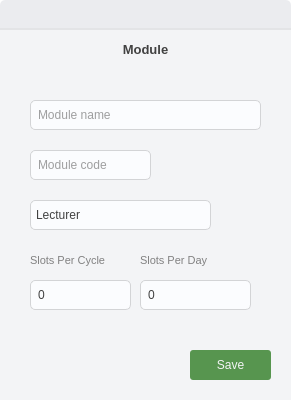
<?xml version="1.0" encoding="UTF-8"?>
<ui version="4.0">
 <class>AddModule</class>
 <widget class="QDialog" name="AddModule">
  <property name="geometry">
   <rect>
    <x>0</x>
    <y>0</y>
    <width>291</width>
    <height>400</height>
   </rect>
  </property>
  <property name="windowTitle">
   <string>Dialog</string>
  </property>
  <property name="styleSheet">
   <string notr="true">* {
	background: transparent;
	border: none;
	color: #414141;
}

QComboBox{
	border: 1px solid #D3D4D6;
	border-radius: 5px;
	padding-left: 5px;
	outline: none;
	background: #FBFCFE;
}

QComboBox::drop-down{
	background: transparent;
}

QComboBox::down-arrow{
	image: url(':/icons/icons/drop_down.svg');
	height: 24px;
	width: 24px;
}

QSpinBox{
	border: 1px solid #D3D4D6;
	border-radius: 5px;
	padding-left: 5px;
	background: #FBFCFE;
}

QSpinBox:down-button{
	background: transparent;
}

QSpinBox:up-button{
	background: transparent;
}

QSpinBox:down-arrow{
	image: url(':/icons/icons/drop_down.svg');
	height: 24px;
	width: 24px;
}

QSpinBox:up-arrow{
	image: url(':/icons/icons/drop_up.svg');
	height: 24px;
	width: 24px;
}

QLineEdit{
	border: 1px solid #D3D4D6;
	border-radius: 5px;
	padding-left: 5px;
	background: #FBFCFE;
}

QWidget#main_container {
	background: #EBECEF;
	border-radius: 5px;
}

QWidget#container {
	background: #F3F4F6;
}

#close_btn:hover{
	background: #DC2626;
}

#toolbar{
	border-bottom: 2px solid #E3E4E6;
}</string>
  </property>
  <layout class="QVBoxLayout" name="verticalLayout_2">
   <property name="spacing">
    <number>0</number>
   </property>
   <property name="leftMargin">
    <number>0</number>
   </property>
   <property name="topMargin">
    <number>0</number>
   </property>
   <property name="rightMargin">
    <number>0</number>
   </property>
   <property name="bottomMargin">
    <number>0</number>
   </property>
   <item>
    <widget class="QWidget" name="main_container" native="true">
     <layout class="QVBoxLayout" name="verticalLayout">
      <property name="spacing">
       <number>0</number>
      </property>
      <property name="leftMargin">
       <number>0</number>
      </property>
      <property name="topMargin">
       <number>0</number>
      </property>
      <property name="rightMargin">
       <number>0</number>
      </property>
      <property name="bottomMargin">
       <number>0</number>
      </property>
      <item>
       <widget class="QWidget" name="toolbar" native="true">
        <property name="maximumSize">
         <size>
          <width>16777215</width>
          <height>30</height>
         </size>
        </property>
        <widget class="QPushButton" name="close_btn">
         <property name="geometry">
          <rect>
           <x>260</x>
           <y>0</y>
           <width>33</width>
           <height>30</height>
          </rect>
         </property>
         <property name="text">
          <string/>
         </property>
         <property name="icon">
          <iconset theme="QIcon::ThemeIcon::ApplicationExit"/>
         </property>
         <property name="iconSize">
          <size>
           <width>10</width>
           <height>10</height>
          </size>
         </property>
        </widget>
       </widget>
      </item>
      <item>
       <widget class="QWidget" name="container" native="true">
        <layout class="QVBoxLayout" name="verticalLayout_3">
         <property name="spacing">
          <number>0</number>
         </property>
         <property name="leftMargin">
          <number>0</number>
         </property>
         <property name="topMargin">
          <number>0</number>
         </property>
         <property name="rightMargin">
          <number>0</number>
         </property>
         <property name="bottomMargin">
          <number>0</number>
         </property>
         <item>
          <widget class="QLabel" name="label">
           <property name="maximumSize">
            <size>
             <width>16777215</width>
             <height>40</height>
            </size>
           </property>
           <property name="font">
            <font>
             <pointsize>10</pointsize>
             <bold>true</bold>
            </font>
           </property>
           <property name="frameShadow">
            <enum>QFrame::Shadow::Plain</enum>
           </property>
           <property name="text">
            <string>Module</string>
           </property>
           <property name="textFormat">
            <enum>Qt::TextFormat::RichText</enum>
           </property>
           <property name="alignment">
            <set>Qt::AlignmentFlag::AlignCenter</set>
           </property>
          </widget>
         </item>
         <item>
          <widget class="QFrame" name="frame">
           <property name="frameShape">
            <enum>QFrame::Shape::StyledPanel</enum>
           </property>
           <property name="frameShadow">
            <enum>QFrame::Shadow::Plain</enum>
           </property>
           <widget class="QLineEdit" name="module_name">
            <property name="geometry">
             <rect>
              <x>30</x>
              <y>30</y>
              <width>231</width>
              <height>30</height>
             </rect>
            </property>
            <property name="minimumSize">
             <size>
              <width>0</width>
              <height>30</height>
             </size>
            </property>
            <property name="placeholderText">
             <string>Module name</string>
            </property>
           </widget>
           <widget class="QLineEdit" name="module_code">
            <property name="geometry">
             <rect>
              <x>30</x>
              <y>80</y>
              <width>121</width>
              <height>30</height>
             </rect>
            </property>
            <property name="minimumSize">
             <size>
              <width>0</width>
              <height>30</height>
             </size>
            </property>
            <property name="placeholderText">
             <string>Module code</string>
            </property>
           </widget>
           <widget class="QComboBox" name="module_lecturer">
            <property name="geometry">
             <rect>
              <x>30</x>
              <y>130</y>
              <width>181</width>
              <height>30</height>
             </rect>
            </property>
            <property name="minimumSize">
             <size>
              <width>0</width>
              <height>30</height>
             </size>
            </property>
            <property name="placeholderText">
             <string>Lecturer</string>
            </property>
           </widget>
           <widget class="QSpinBox" name="slots_per_cycle">
            <property name="geometry">
             <rect>
              <x>30</x>
              <y>210</y>
              <width>101</width>
              <height>30</height>
             </rect>
            </property>
            <property name="minimumSize">
             <size>
              <width>0</width>
              <height>30</height>
             </size>
            </property>
            <property name="minimum">
             <number>0</number>
            </property>
           </widget>
           <widget class="QSpinBox" name="slots_per_day">
            <property name="geometry">
             <rect>
              <x>140</x>
              <y>210</y>
              <width>111</width>
              <height>30</height>
             </rect>
            </property>
            <property name="minimumSize">
             <size>
              <width>0</width>
              <height>30</height>
             </size>
            </property>
            <property name="minimum">
             <number>0</number>
            </property>
           </widget>
           <widget class="QLabel" name="title">
            <property name="geometry">
             <rect>
              <x>30</x>
              <y>180</y>
              <width>91</width>
              <height>20</height>
             </rect>
            </property>
            <property name="font">
             <font>
              <pointsize>8</pointsize>
              <bold>false</bold>
             </font>
            </property>
            <property name="styleSheet">
             <string notr="true">color: rgb(129, 129, 129);</string>
            </property>
            <property name="text">
             <string>Slots Per Cycle</string>
            </property>
           </widget>
           <widget class="QLabel" name="title_2">
            <property name="geometry">
             <rect>
              <x>140</x>
              <y>180</y>
              <width>81</width>
              <height>20</height>
             </rect>
            </property>
            <property name="font">
             <font>
              <pointsize>8</pointsize>
              <bold>false</bold>
             </font>
            </property>
            <property name="styleSheet">
             <string notr="true">color: rgb(129, 129, 129);</string>
            </property>
            <property name="text">
             <string>Slots Per Day</string>
            </property>
           </widget>
           <widget class="QPushButton" name="module_save">
            <property name="geometry">
             <rect>
              <x>190</x>
              <y>280</y>
              <width>81</width>
              <height>30</height>
             </rect>
            </property>
            <property name="cursor">
             <cursorShape>PointingHandCursor</cursorShape>
            </property>
            <property name="styleSheet">
             <string notr="true">padding: 5px;
background: #57954F;
color: #F3F4F6;
border-radius: 3px;</string>
            </property>
            <property name="text">
             <string>Save</string>
            </property>
           </widget>
          </widget>
         </item>
        </layout>
       </widget>
      </item>
     </layout>
    </widget>
   </item>
  </layout>
 </widget>
 <resources>
  <include location="../assets/icons.qrc"/>
 </resources>
 <connections/>
</ui>
